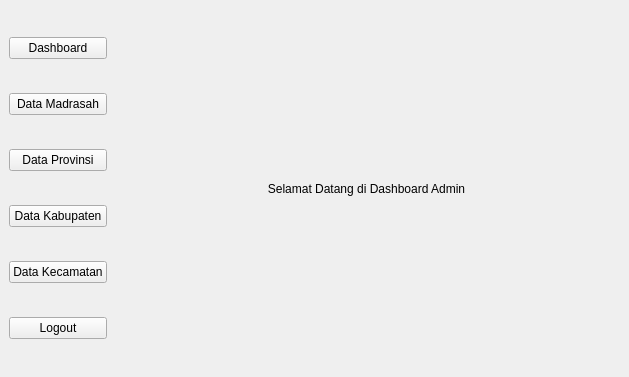
<?xml version="1.0" encoding="UTF-8"?>
<ui version="4.0">
 <class>HomeAdmin</class>
 <widget class="QMainWindow" name="HomeAdmin">
  <property name="geometry">
   <rect>
    <x>0</x>
    <y>0</y>
    <width>629</width>
    <height>377</height>
   </rect>
  </property>
  <property name="windowTitle">
   <string>Dashboard Admin Pusat</string>
  </property>
  <widget class="QWidget" name="centralwidget">
   <layout class="QHBoxLayout" name="horizontalLayout">
    <item>
     <layout class="QVBoxLayout" name="sidebarLayout">
      <item>
       <widget class="QPushButton" name="btnDashboard">
        <property name="text">
         <string>Dashboard</string>
        </property>
       </widget>
      </item>
      <item>
       <widget class="QPushButton" name="btnMadrasahGabungan">
        <property name="text">
         <string>Data Madrasah</string>
        </property>
       </widget>
      </item>
      <item>
       <widget class="QPushButton" name="btnProvinsi">
        <property name="text">
         <string>Data Provinsi</string>
        </property>
       </widget>
      </item>
      <item>
       <widget class="QPushButton" name="btnKabupaten">
        <property name="text">
         <string>Data Kabupaten</string>
        </property>
       </widget>
      </item>
      <item>
       <widget class="QPushButton" name="btnKecamatan">
        <property name="text">
         <string>Data Kecamatan</string>
        </property>
       </widget>
      </item>
      <item>
       <widget class="QPushButton" name="btnLogout">
        <property name="text">
         <string>Logout</string>
        </property>
       </widget>
      </item>
     </layout>
    </item>
    <item>
     <widget class="QStackedWidget" name="stackedPages">
      <widget class="QWidget" name="pageDashboard">
       <layout class="QVBoxLayout" name="pageDashboardLayout">
        <item>
         <widget class="QLabel" name="labelDashboard">
          <property name="text">
           <string>Selamat Datang di Dashboard Admin</string>
          </property>
          <property name="alignment">
           <set>Qt::AlignCenter</set>
          </property>
         </widget>
        </item>
       </layout>
      </widget>
      <widget class="QWidget" name="pageMadrasah">
       <layout class="QVBoxLayout" name="pageMadrasahLayout">
        <item>
         <widget class="QLabel" name="labelMadrasahAll">
          <property name="text">
           <string>Form Madrasah</string>
          </property>
          <property name="alignment">
           <set>Qt::AlignCenter</set>
          </property>
         </widget>
        </item>
       </layout>
      </widget>
     </widget>
    </item>
   </layout>
  </widget>
 </widget>
 <resources/>
 <connections/>
</ui>
